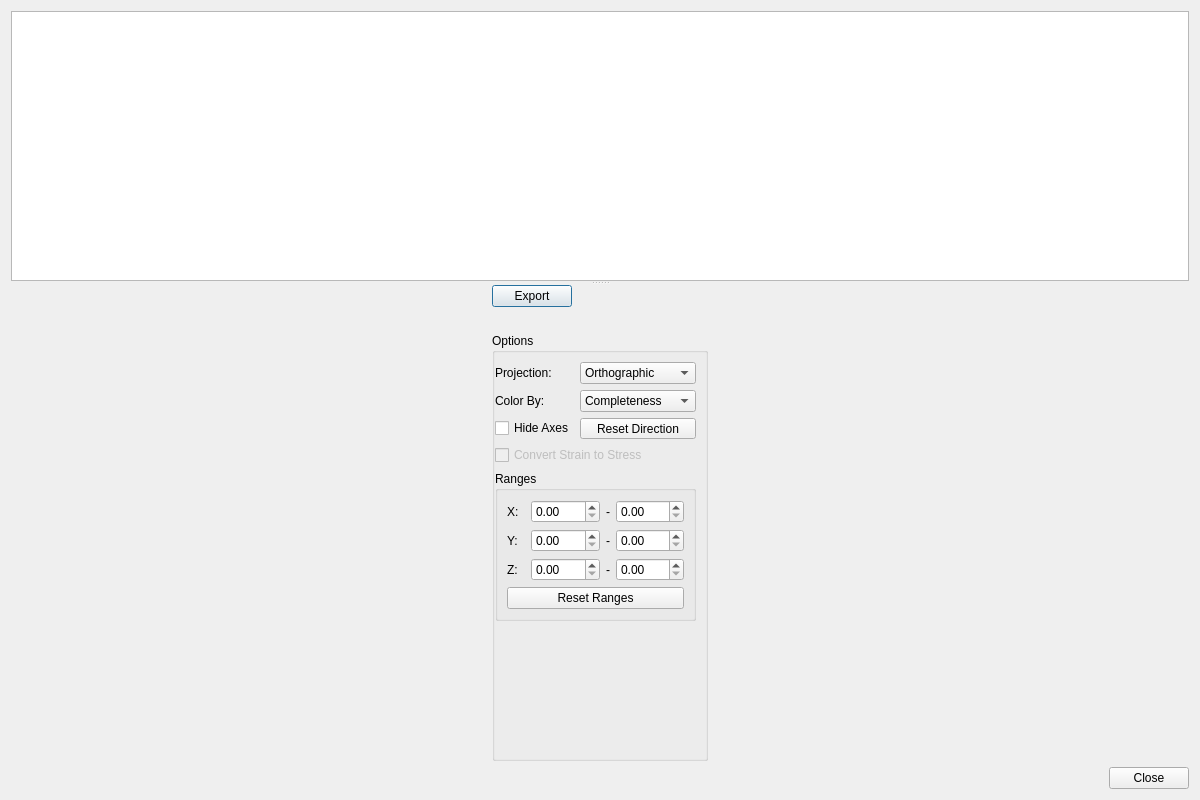
<?xml version="1.0" encoding="UTF-8"?>
<ui version="4.0">
 <class>fit_grains_results_dialog</class>
 <widget class="QDialog" name="fit_grains_results_dialog">
  <property name="geometry">
   <rect>
    <x>0</x>
    <y>0</y>
    <width>1200</width>
    <height>800</height>
   </rect>
  </property>
  <property name="sizePolicy">
   <sizepolicy hsizetype="Expanding" vsizetype="Preferred">
    <horstretch>0</horstretch>
    <verstretch>0</verstretch>
   </sizepolicy>
  </property>
  <property name="windowTitle">
   <string>Fit Grains Results</string>
  </property>
  <layout class="QVBoxLayout" name="verticalLayout">
   <item>
    <widget class="QSplitter" name="splitter">
     <property name="sizePolicy">
      <sizepolicy hsizetype="Preferred" vsizetype="Expanding">
       <horstretch>0</horstretch>
       <verstretch>0</verstretch>
      </sizepolicy>
     </property>
     <property name="minimumSize">
      <size>
       <width>0</width>
       <height>0</height>
      </size>
     </property>
     <property name="orientation">
      <enum>Qt::Vertical</enum>
     </property>
     <widget class="QTableView" name="table_view">
      <property name="minimumSize">
       <size>
        <width>0</width>
        <height>150</height>
       </size>
      </property>
      <property name="alternatingRowColors">
       <bool>true</bool>
      </property>
     </widget>
     <widget class="QWidget" name="plot_widget" native="true">
      <layout class="QHBoxLayout" name="horizontalLayout">
       <property name="leftMargin">
        <number>0</number>
       </property>
       <property name="bottomMargin">
        <number>0</number>
       </property>
       <item>
        <widget class="QWidget" name="dialog_controls" native="true">
         <property name="sizePolicy">
          <sizepolicy hsizetype="Fixed" vsizetype="Preferred">
           <horstretch>0</horstretch>
           <verstretch>0</verstretch>
          </sizepolicy>
         </property>
         <layout class="QVBoxLayout" name="verticalLayout_2">
          <property name="spacing">
           <number>6</number>
          </property>
          <property name="sizeConstraint">
           <enum>QLayout::SetDefaultConstraint</enum>
          </property>
          <property name="leftMargin">
           <number>0</number>
          </property>
          <property name="topMargin">
           <number>0</number>
          </property>
          <property name="rightMargin">
           <number>0</number>
          </property>
          <property name="bottomMargin">
           <number>0</number>
          </property>
          <item>
           <widget class="QPushButton" name="export_button">
            <property name="sizePolicy">
             <sizepolicy hsizetype="Fixed" vsizetype="Fixed">
              <horstretch>0</horstretch>
              <verstretch>0</verstretch>
             </sizepolicy>
            </property>
            <property name="text">
             <string>Export</string>
            </property>
           </widget>
          </item>
          <item>
           <spacer name="verticalSpacer">
            <property name="orientation">
             <enum>Qt::Vertical</enum>
            </property>
            <property name="sizeType">
             <enum>QSizePolicy::Fixed</enum>
            </property>
            <property name="sizeHint" stdset="0">
             <size>
              <width>20</width>
              <height>20</height>
             </size>
            </property>
           </spacer>
          </item>
          <item>
           <widget class="QGroupBox" name="plot_controls">
            <property name="minimumSize">
             <size>
              <width>0</width>
              <height>0</height>
             </size>
            </property>
            <property name="title">
             <string>Options</string>
            </property>
            <layout class="QFormLayout" name="formLayout_2">
             <property name="leftMargin">
              <number>0</number>
             </property>
             <property name="bottomMargin">
              <number>0</number>
             </property>
             <item row="0" column="0">
              <widget class="QLabel" name="projection_label">
               <property name="text">
                <string>Projection:</string>
               </property>
              </widget>
             </item>
             <item row="0" column="1">
              <widget class="QComboBox" name="projection">
               <item>
                <property name="text">
                 <string>Orthographic</string>
                </property>
               </item>
               <item>
                <property name="text">
                 <string>Perspective</string>
                </property>
               </item>
              </widget>
             </item>
             <item row="1" column="0">
              <widget class="QLabel" name="plot_color_label">
               <property name="text">
                <string>Color By:</string>
               </property>
              </widget>
             </item>
             <item row="1" column="1">
              <widget class="QComboBox" name="plot_color_option">
               <item>
                <property name="text">
                 <string>Completeness</string>
                </property>
               </item>
               <item>
                <property name="text">
                 <string>Goodness of Fit</string>
                </property>
               </item>
               <item>
                <property name="text">
                 <string>XX Strain</string>
                </property>
               </item>
               <item>
                <property name="text">
                 <string>YY Strain</string>
                </property>
               </item>
               <item>
                <property name="text">
                 <string>ZZ Strain</string>
                </property>
               </item>
               <item>
                <property name="text">
                 <string>YZ Strain</string>
                </property>
               </item>
               <item>
                <property name="text">
                 <string>XZ Strain</string>
                </property>
               </item>
               <item>
                <property name="text">
                 <string>XY Strain</string>
                </property>
               </item>
              </widget>
             </item>
             <item row="3" column="1">
              <widget class="QToolButton" name="set_view_direction">
               <property name="sizePolicy">
                <sizepolicy hsizetype="Preferred" vsizetype="Preferred">
                 <horstretch>0</horstretch>
                 <verstretch>0</verstretch>
                </sizepolicy>
               </property>
               <property name="text">
                <string>Reset Direction</string>
               </property>
               <property name="popupMode">
                <enum>QToolButton::InstantPopup</enum>
               </property>
               <property name="toolButtonStyle">
                <enum>Qt::ToolButtonTextOnly</enum>
               </property>
              </widget>
             </item>
             <item row="3" column="0">
              <widget class="QCheckBox" name="hide_axes">
               <property name="text">
                <string>Hide Axes</string>
               </property>
              </widget>
             </item>
             <item row="5" column="0" colspan="2">
              <widget class="QGroupBox" name="ranges_group">
               <property name="title">
                <string>Ranges</string>
               </property>
               <layout class="QGridLayout" name="gridLayout_2">
                <item row="1" column="2">
                 <widget class="ScientificDoubleSpinBox" name="range_y_0">
                  <property name="sizePolicy">
                   <sizepolicy hsizetype="Expanding" vsizetype="Fixed">
                    <horstretch>0</horstretch>
                    <verstretch>0</verstretch>
                   </sizepolicy>
                  </property>
                  <property name="keyboardTracking">
                   <bool>false</bool>
                  </property>
                  <property name="singleStep">
                   <double>0.010000000000000</double>
                  </property>
                 </widget>
                </item>
                <item row="2" column="4">
                 <widget class="ScientificDoubleSpinBox" name="range_z_1">
                  <property name="sizePolicy">
                   <sizepolicy hsizetype="Expanding" vsizetype="Fixed">
                    <horstretch>0</horstretch>
                    <verstretch>0</verstretch>
                   </sizepolicy>
                  </property>
                  <property name="keyboardTracking">
                   <bool>false</bool>
                  </property>
                  <property name="singleStep">
                   <double>0.010000000000000</double>
                  </property>
                 </widget>
                </item>
                <item row="2" column="2">
                 <widget class="ScientificDoubleSpinBox" name="range_z_0">
                  <property name="sizePolicy">
                   <sizepolicy hsizetype="Expanding" vsizetype="Fixed">
                    <horstretch>0</horstretch>
                    <verstretch>0</verstretch>
                   </sizepolicy>
                  </property>
                  <property name="keyboardTracking">
                   <bool>false</bool>
                  </property>
                  <property name="singleStep">
                   <double>0.010000000000000</double>
                  </property>
                 </widget>
                </item>
                <item row="1" column="4">
                 <widget class="ScientificDoubleSpinBox" name="range_y_1">
                  <property name="sizePolicy">
                   <sizepolicy hsizetype="Expanding" vsizetype="Fixed">
                    <horstretch>0</horstretch>
                    <verstretch>0</verstretch>
                   </sizepolicy>
                  </property>
                  <property name="keyboardTracking">
                   <bool>false</bool>
                  </property>
                  <property name="singleStep">
                   <double>0.010000000000000</double>
                  </property>
                 </widget>
                </item>
                <item row="1" column="3">
                 <widget class="QLabel" name="y_range_separator">
                  <property name="sizePolicy">
                   <sizepolicy hsizetype="Fixed" vsizetype="Minimum">
                    <horstretch>0</horstretch>
                    <verstretch>0</verstretch>
                   </sizepolicy>
                  </property>
                  <property name="text">
                   <string>-</string>
                  </property>
                  <property name="alignment">
                   <set>Qt::AlignCenter</set>
                  </property>
                 </widget>
                </item>
                <item row="2" column="3">
                 <widget class="QLabel" name="z_range_separator">
                  <property name="sizePolicy">
                   <sizepolicy hsizetype="Fixed" vsizetype="Minimum">
                    <horstretch>0</horstretch>
                    <verstretch>0</verstretch>
                   </sizepolicy>
                  </property>
                  <property name="text">
                   <string>-</string>
                  </property>
                  <property name="alignment">
                   <set>Qt::AlignCenter</set>
                  </property>
                 </widget>
                </item>
                <item row="0" column="2">
                 <widget class="ScientificDoubleSpinBox" name="range_x_0">
                  <property name="sizePolicy">
                   <sizepolicy hsizetype="Expanding" vsizetype="Fixed">
                    <horstretch>0</horstretch>
                    <verstretch>0</verstretch>
                   </sizepolicy>
                  </property>
                  <property name="keyboardTracking">
                   <bool>false</bool>
                  </property>
                  <property name="singleStep">
                   <double>0.010000000000000</double>
                  </property>
                 </widget>
                </item>
                <item row="0" column="0">
                 <widget class="QLabel" name="x_range_label">
                  <property name="sizePolicy">
                   <sizepolicy hsizetype="Fixed" vsizetype="Preferred">
                    <horstretch>0</horstretch>
                    <verstretch>0</verstretch>
                   </sizepolicy>
                  </property>
                  <property name="text">
                   <string>X:</string>
                  </property>
                 </widget>
                </item>
                <item row="0" column="4">
                 <widget class="ScientificDoubleSpinBox" name="range_x_1">
                  <property name="sizePolicy">
                   <sizepolicy hsizetype="Expanding" vsizetype="Fixed">
                    <horstretch>0</horstretch>
                    <verstretch>0</verstretch>
                   </sizepolicy>
                  </property>
                  <property name="keyboardTracking">
                   <bool>false</bool>
                  </property>
                  <property name="singleStep">
                   <double>0.010000000000000</double>
                  </property>
                 </widget>
                </item>
                <item row="1" column="0">
                 <widget class="QLabel" name="y_range_label">
                  <property name="sizePolicy">
                   <sizepolicy hsizetype="Fixed" vsizetype="Preferred">
                    <horstretch>0</horstretch>
                    <verstretch>0</verstretch>
                   </sizepolicy>
                  </property>
                  <property name="text">
                   <string>Y:</string>
                  </property>
                 </widget>
                </item>
                <item row="0" column="3">
                 <widget class="QLabel" name="x_range_separator">
                  <property name="sizePolicy">
                   <sizepolicy hsizetype="Fixed" vsizetype="Minimum">
                    <horstretch>0</horstretch>
                    <verstretch>0</verstretch>
                   </sizepolicy>
                  </property>
                  <property name="text">
                   <string>-</string>
                  </property>
                  <property name="alignment">
                   <set>Qt::AlignCenter</set>
                  </property>
                 </widget>
                </item>
                <item row="2" column="0">
                 <widget class="QLabel" name="z_range_label">
                  <property name="sizePolicy">
                   <sizepolicy hsizetype="Fixed" vsizetype="Preferred">
                    <horstretch>0</horstretch>
                    <verstretch>0</verstretch>
                   </sizepolicy>
                  </property>
                  <property name="text">
                   <string>Z:</string>
                  </property>
                 </widget>
                </item>
                <item row="3" column="0" colspan="5">
                 <widget class="QPushButton" name="reset_ranges">
                  <property name="text">
                   <string>Reset Ranges</string>
                  </property>
                 </widget>
                </item>
               </layout>
              </widget>
             </item>
             <item row="4" column="0" colspan="2">
              <widget class="QCheckBox" name="convert_strain_to_stress">
               <property name="enabled">
                <bool>false</bool>
               </property>
               <property name="toolTip">
                <string>&lt;html&gt;&lt;head/&gt;&lt;body&gt;&lt;p&gt;Convert strain to stress. Requires a material where the elastic stiffness tensor is defined (see the properties tab in the materials panel).&lt;/p&gt;&lt;/body&gt;&lt;/html&gt;</string>
               </property>
               <property name="text">
                <string>Convert Strain to Stress</string>
               </property>
              </widget>
             </item>
            </layout>
           </widget>
          </item>
         </layout>
        </widget>
       </item>
       <item>
        <layout class="QVBoxLayout" name="canvas_layout"/>
       </item>
      </layout>
     </widget>
    </widget>
   </item>
   <item>
    <layout class="QVBoxLayout" name="toolbar_layout"/>
   </item>
   <item>
    <widget class="QDialogButtonBox" name="button_box">
     <property name="orientation">
      <enum>Qt::Horizontal</enum>
     </property>
     <property name="standardButtons">
      <set>QDialogButtonBox::Close</set>
     </property>
    </widget>
   </item>
  </layout>
 </widget>
 <customwidgets>
  <customwidget>
   <class>ScientificDoubleSpinBox</class>
   <extends>QDoubleSpinBox</extends>
   <header>scientificspinbox.py</header>
  </customwidget>
 </customwidgets>
 <tabstops>
  <tabstop>table_view</tabstop>
  <tabstop>export_button</tabstop>
  <tabstop>projection</tabstop>
  <tabstop>plot_color_option</tabstop>
  <tabstop>hide_axes</tabstop>
  <tabstop>set_view_direction</tabstop>
  <tabstop>convert_strain_to_stress</tabstop>
  <tabstop>range_x_0</tabstop>
  <tabstop>range_x_1</tabstop>
  <tabstop>range_y_0</tabstop>
  <tabstop>range_y_1</tabstop>
  <tabstop>range_z_0</tabstop>
  <tabstop>range_z_1</tabstop>
  <tabstop>reset_ranges</tabstop>
 </tabstops>
 <resources/>
 <connections>
  <connection>
   <sender>button_box</sender>
   <signal>accepted()</signal>
   <receiver>fit_grains_results_dialog</receiver>
   <slot>accept()</slot>
   <hints>
    <hint type="sourcelabel">
     <x>248</x>
     <y>254</y>
    </hint>
    <hint type="destinationlabel">
     <x>157</x>
     <y>274</y>
    </hint>
   </hints>
  </connection>
  <connection>
   <sender>button_box</sender>
   <signal>rejected()</signal>
   <receiver>fit_grains_results_dialog</receiver>
   <slot>reject()</slot>
   <hints>
    <hint type="sourcelabel">
     <x>316</x>
     <y>260</y>
    </hint>
    <hint type="destinationlabel">
     <x>286</x>
     <y>274</y>
    </hint>
   </hints>
  </connection>
 </connections>
</ui>
